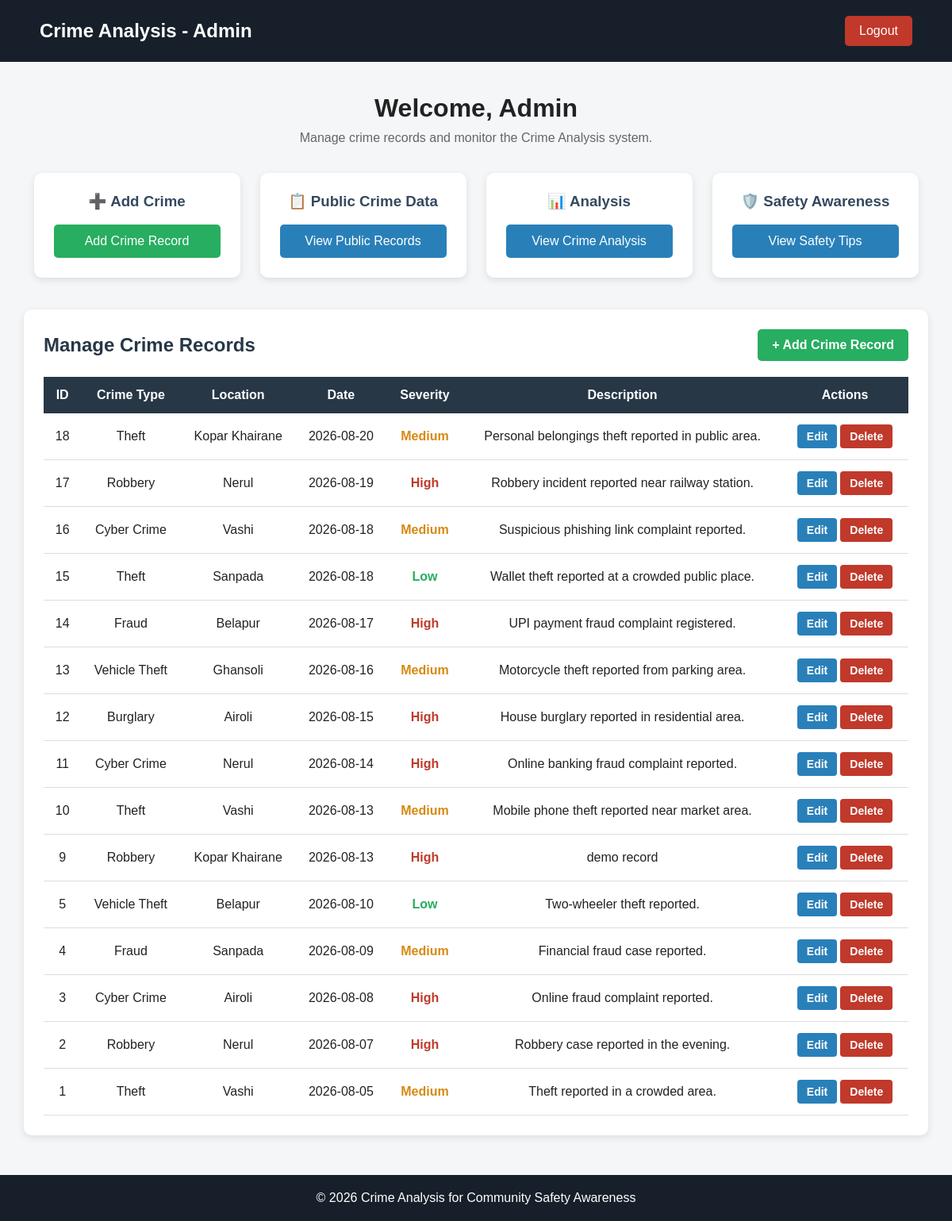
The page /admin_dashboard.php (signed in) on the database its author committed.
### tables this page shows
CREATE TABLE `crime_records` (
  `id` int(11) NOT NULL,
  `crime_type` varchar(100) NOT NULL,
  `location` varchar(100) NOT NULL,
  `crime_date` date NOT NULL,
  `severity` varchar(50) NOT NULL,
  `description` text DEFAULT NULL
);

### admin_dashboard.php (the view, shortened to what this page needs)
<?php
$servername = "localhost";
$username = "root";
$password = "";
$dbname = "crime_analysis";
$conn = new mysqli(
    $servername,
    $username,
    $password,
    $dbname
);
$conn->set_charset("utf8mb4");
$sql = "SELECT id, crime_type, location, crime_date, severity, description
        FROM crime_records
        ORDER BY crime_date DESC, id DESC";
$result = $conn->query($sql);
?>
<!DOCTYPE html>
<html lang="en">
<head>
</head>
<body>
<header>
    <h1>Crime Analysis - Admin</h1>
    <a href="logout.php" class="logout">
        Logout
    </a>
</header>
<div class="container">
    <div class="welcome">
        <h2>Welcome, Admin</h2>
        <p>
            Manage crime records and monitor the Crime Analysis system.
        </p>
    </div>
    <div class="cards">
        <div class="card">
            <h3>➕ Add Crime</h3>
            <a href="add_crime.php" class="green">
                Add Crime Record
            </a>
        </div>
        <div class="card">
            <h3>📋 Public Crime Data</h3>
            <a href="crime_data.php">
                View Public Records
            </a>
        </div>
        <div class="card">
            <h3>📊 Analysis</h3>
            <a href="analysis.php">
                View Crime Analysis
            </a>
        </div>
        <div class="card">
            <h3>🛡️ Safety Awareness</h3>
            <a href="safety.php">
                View Safety Tips
            </a>
        </div>
    </div>
    <div class="management-box">
        <div class="management-header">
            <h2>Manage Crime Records</h2>
            <a href="add_crime.php" class="add-button">
                + Add Crime Record
            </a>
        </div>
        <div class="table-container">
            <table>
                <thead>
                    <tr>
                        <th>ID</th>
                        <th>Crime Type</th>
                        <th>Location</th>
                        <th>Date</th>
                        <th>Severity</th>
                        <th>Description</th>
                        <th>Actions</th>
                    </tr>
                </thead>
                <tbody>
                <?php
                if ($result && $result->num_rows > 0) {
                    while ($row = $result->fetch_assoc()) {
                        $id = (int) $row["id"];
                        $severity_class =
                            strtolower($row["severity"]);
                        echo "<tr>";
                        echo "<td>" . $id . "</td>";
                        echo "<td>" .
                             htmlspecialchars($row["crime_type"]) .
                             "</td>";
                        echo "<td>" .
                             htmlspecialchars($row["location"]) .
                             "</td>";
                        echo "<td>" .
                             htmlspecialchars($row["crime_date"]) .
                             "</td>";
                        echo "<td class='" .
                             htmlspecialchars($severity_class) .
                             "'>" .
                             htmlspecialchars($row["severity"]) .
                             "</td>";
                        echo "<td>" .
                             htmlspecialchars($row["description"]) .
                             "</td>";
                        echo "<td class='actions'>";
                        echo "<a href='edit_crime.php?id=" .
                             $id .
                             "' class='edit-button'>
                             Edit
                             </a>";
                        echo "<a href='delete_crime.php?id=" .
                             $id .
                             "' class='delete-button'
                             onclick=\"return confirm(
                             'Are you sure you want to delete this record?'
                             );\">
                             Delete
                             </a>";
                        echo "</td>";
                        echo "</tr>";
                    }
                } else {
                    echo "<tr>";
                    echo "<td colspan='7' class='no-data'>
                          No crime records found.
                          </td>";
                    echo "</tr>";
                }
                ?>
                </tbody>
            </table>
        </div>
    </div>
</div>
<footer>
    <p>
        © 2026 Crime Analysis for Community Safety Awareness
    </p>
</footer>
</body>
</html>

### admin_dashboard.php (style rules this page uses)
* { margin: 0; padding: 0; box-sizing: border-box; font-family: Arial, sans-serif; }
body { background-color: #f4f6f8; color: #222; }
header { background-color: #17202a; color: white; padding: 20px 50px; display: flex; justify-content: space-between; align-items: center; }
header h1 { font-size: 24px; }
.logout { background-color: #c0392b; color: white; text-decoration: none; padding: 10px 18px; border-radius: 5px; }
.container { width: 95%; margin: 40px auto; }
.welcome { text-align: center; margin-bottom: 35px; }
.welcome h2 { font-size: 32px; margin-bottom: 10px; }
.welcome p { color: #666; }
.cards { display: flex; justify-content: center; gap: 25px; flex-wrap: wrap; margin-bottom: 40px; }
.card { background-color: white; width: 260px; padding: 25px; text-align: center; border-radius: 10px; box-shadow: 0 3px 10px rgba(0,0,0,0.1); }
.card h3 { margin-bottom: 18px; color: #34495e; }
.card a { display: block; background-color: #2980b9; color: white; padding: 12px; text-decoration: none; border-radius: 5px; }
.green { background-color: #27ae60 !important; }
.management-box { background-color: white; padding: 25px; border-radius: 10px; box-shadow: 0 3px 10px rgba(0,0,0,0.1); }
.management-header { display: flex; justify-content: space-between; align-items: center; margin-bottom: 20px; }
.management-header h2 { color: #273746; }
.add-button { background-color: #27ae60; color: white; padding: 11px 18px; text-decoration: none; border-radius: 5px; font-weight: bold; }
.table-container { overflow-x: auto; }
table { width: 100%; border-collapse: collapse; }
th { background-color: #273746; color: white; padding: 14px; white-space: nowrap; }
td { padding: 12px; text-align: center; border-bottom: 1px solid #ddd; }
.high { color: #c0392b; font-weight: bold; }
.medium { color: #d68910; font-weight: bold; }
.low { color: #27ae60; font-weight: bold; }
.actions { white-space: nowrap; }
.edit-button, .delete-button { display: inline-block; color: white; padding: 7px 12px; margin: 2px; border-radius: 4px; text-decoration: none; font-size: 14px; font-weight: bold; }
.edit-button { background-color: #2980b9; }
.delete-button { background-color: #c0392b; }
footer { background-color: #17202a; color: white; text-align: center; padding: 20px; margin-top: 50px; }

### rows shown on the page
crime_records: id "18", crime_type "Theft", location "Kopar Khairane", crime_date "2026-08-20", severity "Medium", description "Personal belongings theft reported in public area."
crime_records: id "17", crime_type "Robbery", location "Nerul", crime_date "2026-08-19", severity "High", description "Robbery incident reported near railway station."
crime_records: id "16", crime_type "Cyber Crime", location "Vashi", crime_date "2026-08-18", severity "Medium", description "Suspicious phishing link complaint reported."
crime_records: id "15", crime_type "Theft", location "Sanpada", crime_date "2026-08-18", severity "Low", description "Wallet theft reported at a crowded public place."
crime_records: id "14", crime_type "Fraud", location "Belapur", crime_date "2026-08-17", severity "High", description "UPI payment fraud complaint registered."
crime_records: id "13", crime_type "Vehicle Theft", location "Ghansoli", crime_date "2026-08-16", severity "Medium", description "Motorcycle theft reported from parking area."
crime_records: id "12", crime_type "Burglary", location "Airoli", crime_date "2026-08-15", severity "High", description "House burglary reported in residential area."
crime_records: id "11", crime_type "Cyber Crime", location "Nerul", crime_date "2026-08-14", severity "High", description "Online banking fraud complaint reported."
crime_records: id "10", crime_type "Theft", location "Vashi", crime_date "2026-08-13", severity "Medium", description "Mobile phone theft reported near market area."
crime_records: id "9", crime_type "Robbery", location "Kopar Khairane", crime_date "2026-08-13", severity "High", description "demo record"
crime_records: id "5", crime_type "Vehicle Theft", location "Belapur", crime_date "2026-08-10", severity "Low", description "Two-wheeler theft reported."
crime_records: id "4", crime_type "Fraud", location "Sanpada", crime_date "2026-08-09", severity "Medium", description "Financial fraud case reported."
crime_records: id "3", crime_type "Cyber Crime", location "Airoli", crime_date "2026-08-08", severity "High", description "Online fraud complaint reported."
crime_records: id "2", crime_type "Robbery", location "Nerul", crime_date "2026-08-07", severity "High", description "Robbery case reported in the evening."
crime_records: id "1", crime_type "Theft", location "Vashi", crime_date "2026-08-05", severity "Medium", description "Theft reported in a crowded area."
